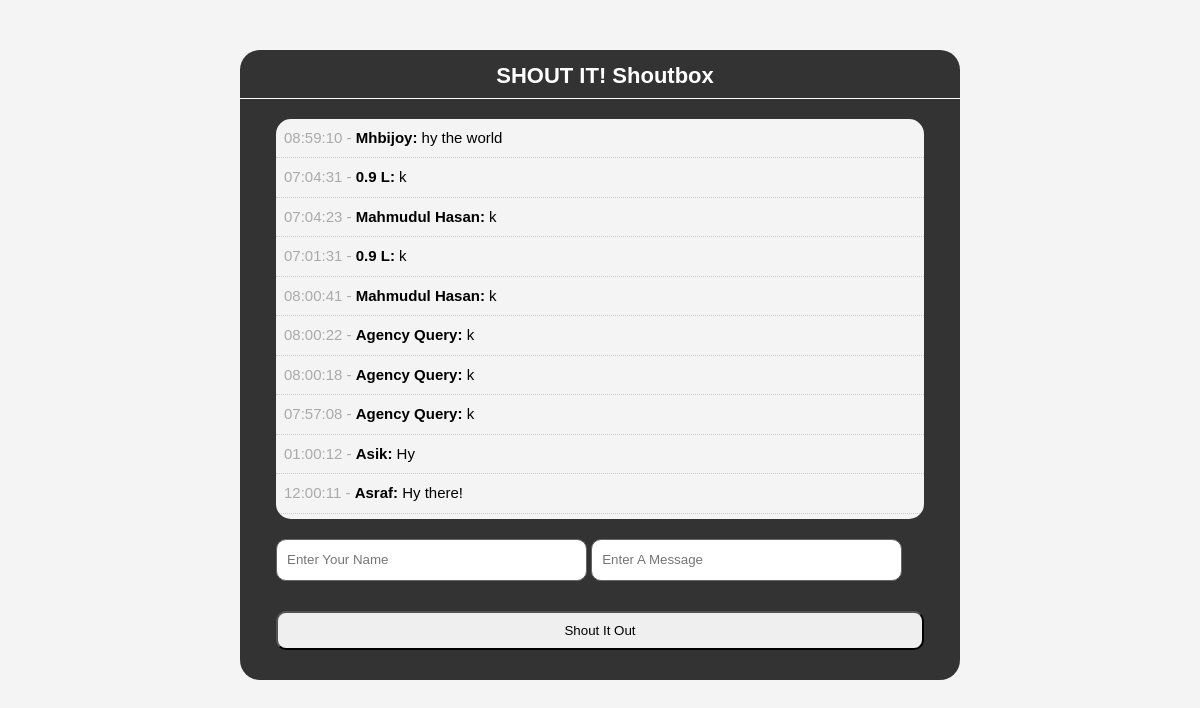
The page / on the database its author committed.
### tables this page shows
CREATE TABLE `shouts` (
  `id` int(11) NOT NULL,
  `user` varchar(50) NOT NULL,
  `message` text NOT NULL,
  `time` time NOT NULL
);

### index.php (the view, shortened to what this page needs)
<?php include 'database.php'; ?>
<?php $query = 'SELECT * FROM shouts ORDER BY ID DESC';
	$shouts = mysqli_query($con, $query);
?>
<!DOCTYPE html>
<html>
	<head>
	</head>
	<body>
		<div id="container">
			<header>
				<h1>SHOUT IT! Shoutbox</h1>
			</header>
			<div id="shouts">
				<ul>
					<?php
						while($row = mysqli_fetch_assoc($shouts)) : ?>
						<li class="shout"><span><?php echo $row['time'];?> - </span><strong><?php echo $row['user']; ?>:</strong> <?php echo $row['message']; ?></li>
					<?php endwhile; ?>
				</ul>
			</div>
			<div id="input">
				<form method="post" action="process.php">
					<input type="text" name="user" placeholder="Enter Your Name" />
					<input type="text" name="message" placeholder="Enter A Message" />
					<br />
					<input class="shout-btn" type="submit" name="submit" value="Shout It Out" />
				</form>
			</div>
		</div>
	</body>
</html>

### rows shown on the page
shouts: time "08:59:10", user "Mhbijoy", message "hy the world"
shouts: time "07:04:31", user "0.9 L", message "k"
shouts: time "07:04:23", user "Mahmudul Hasan", message "k"
shouts: time "07:01:31", user "0.9 L", message "k"
shouts: time "08:00:41", user "Mahmudul Hasan", message "k"
shouts: time "08:00:22", user "Agency Query", message "k"
shouts: time "08:00:18", user "Agency Query", message "k"
shouts: time "07:57:08", user "Agency Query", message "k"
shouts: time "01:00:12", user "Asik", message "Hy"
shouts: time "12:00:11", user "Asraf", message "Hy there!"
